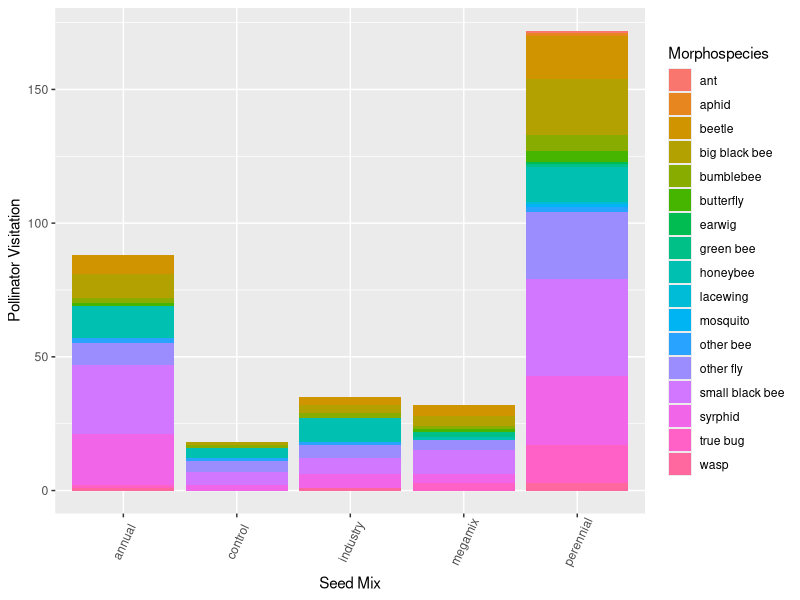
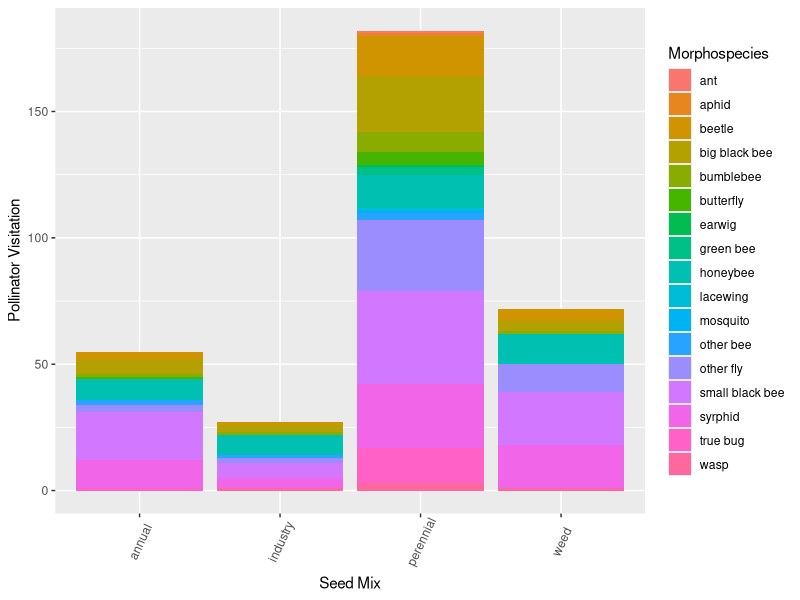
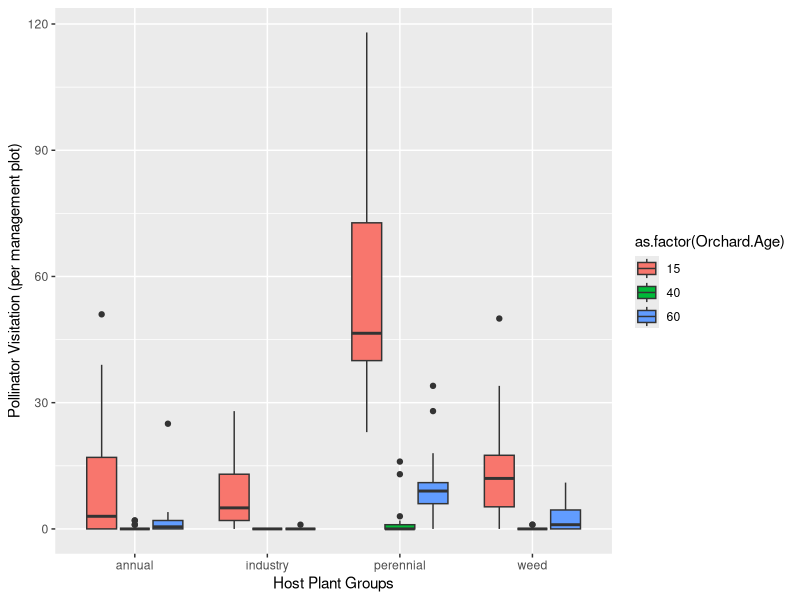

The R source for these figures, in order: (Note: this script raises an error after producing the figures.)
## POLLINATOR THESIS PROJECT FIGURES
## Pollinator visitations by seed mix


## Libraries needed
library(tidyverse)
library(ggplot2)
library(dplyr)

library(nlme)
library(multcomp)

#############################
#############################
#############################
#############################
## Import data
## Clean up column names and columns

observedpollinators <- read.csv("observedpollinators_2021.csv")
names(observedpollinators) <- c ("Month", "Orchard.Age", "Block", "Management", "Seed.Mix", "Host.Plant", "Morphospecies", "Number", "Notes")

#############################
#############################

## First I'll filter the observed pollinator dataset to find total pollinator visits for each seed mix
## I want to count all pollinator visits within a seed mix by each management subplot, and by what
## morphospecies were visiting that seed mix


seedmixabundances <- observedpollinators %>%
  dplyr::select(Orchard.Age, Block, Management, Seed.Mix, Morphospecies, Number) %>%
  group_by(Orchard.Age, Block, Seed.Mix, Management, Morphospecies) %>%
  summarise(Number = sum(Number))

## For graphing this, I want to do a stacked bar plot
ggplot(seedmixabundances, aes(fill=Morphospecies, x=Seed.Mix)) + 
  geom_bar(stat="count", position="stack") +
  theme(axis.text.x = element_text(angle=65, vjust=0.6)) +
  labs(x="Seed Mix", y="Pollinator Visitation")
#############################
#############################
## Graphing version 2: I want to do something similar to what I did with richness
## where I group observations by the actual plant they were observed on, not just seed mix,
## so that I can account for escapee plants.

annualspecies <- c("collomia", "amsinckia", "clarkia", "epilobium", "gilia",
                   "lotus", "plectritis", "sanguisorba", "annual")

perennialspecies <- c("achillea", "agoseris", "lomatium", "potentilla",
                      "prunella", "viola", "geum", "eriophyllum", "perennial")

industryspecies <- c("barley", "oats", "vetch", "clover", "industry")

taxonomicobservations<-observedpollinators%>%
  mutate(seedmix2=ifelse(Host.Plant%in%perennialspecies, "perennial",
                         ifelse(Host.Plant%in%annualspecies, "annual", 
                                ifelse(Host.Plant%in%industryspecies, "industry", 
                                       ifelse(Host.Plant=="weed","weed", Host.Plant)))))%>%
  ungroup()%>%
  group_by(Orchard.Age, Block, Management, Morphospecies, seedmix2)%>%
  summarise(Number = sum(Number))

ggplot(taxonomicobservations, aes(fill=Morphospecies, x=seedmix2)) + 
  geom_bar(stat="count", position="stack") +
  theme(axis.text.x = element_text(angle=65, vjust=0.6)) +
  labs(x="Seed Mix", y="Pollinator Visitation")
#add in a full plot list to account for zeroes
plots <- read.csv("canopy_cover.csv")%>%
  filter(year==2021)%>% #have to do this here
  mutate(seedmix=ifelse(seedmix=="annuals", "annual", ifelse(seedmix=="perennials", "perennial", seedmix)))%>%
  mutate(management=ifelse(management=="scraped", "flailscrape", ifelse(management=="flailed", "flail", "unmanaged")))%>%
   dplyr::select(1:4)
names(plots) <- c("Orchard.Age", "Block", "Management", "Seed.Mix")

newplots<-plots%>%  #convert to species types
  mutate(seedmix2=ifelse(Seed.Mix=="control", "weed", Seed.Mix))%>%
  dplyr::select(-Seed.Mix)%>%
  filter(seedmix2!="megamix")



taxonomicobservations1<-taxonomicobservations%>%
  group_by(Orchard.Age, Block, Management, seedmix2)%>%
  summarize(Number=sum(Number))

taxonomicobservations1<-full_join(newplots, taxonomicobservations1)%>% #need zeroes
  mutate(Number=ifelse(is.na(Number), 0, Number))



ggplot(subset(taxonomicobservations1, seedmix2!="megamix"), aes(x=seedmix2, y=Number)) +
  geom_boxplot(aes(fill=as.factor(Orchard.Age))) +
  labs(x="Host Plant Groups", y="Pollinator Visitation (per management plot)")

#############################
#############################
## Statistics

##First, I want to test if the means are different for total pollinator visitations in each seed mix
## category. I'll create a dataset first of all the visitations (not divided up my morphospecies)
## per seed mix, and then compare the means with the 'aov' function
aov <- aov(Number~seedmix2, data=taxonomicobservations1)
summary(aov)

## Results: P < 0.05, so I'll go ahead with a Tukey test
tukey <- TukeyHSD(aov, conf.level=.95)

## Tukey results: There's a significant difference between the perennial & megamix and perennial & control
## pollinator visitations

#############################
#############################
## Statistics for 'taxonomicobservations'

#seedmixmeans2<-observedpollinators%>%
#  mutate(seedmix2=ifelse(Host.Plant%in%perennialspecies, "perennial",
##                         ifelse(Host.Plant%in%annualspecies, "annual", 
#                                ifelse(Host.Plant%in%industryspecies, "industry", 
 #                                      ifelse(Host.Plant=="weed","weed", Host.Plant)))))%>%
#  ungroup()%>%
#  group_by(Orchard.Age, Block, Management, seedmix2)%>%
#  summarise(Number = sum(Number))


#aov <- aov(Number~seedmix2, data=seedmixmeans2)
#summary(aov)

## Results: P < 0.05, so I'll go ahead with a Tukey test
#tukey2 <- TukeyHSD(aov, conf.level=.95)

## When examining observations by plant species, there is a significant difference between
## perennials and annuals, and perennials and weeds

#############################
#############################
## Statistics for 'taxonomicobservations'
## Including orchard age

aovorchard <- aov(Number~seedmix2*as.factor(Orchard.Age), data=taxonomicobservations1)
tukey3 <- TukeyHSD(aovorchard, conf.level=.95)
smm3<-taxonomicobservations1%>%
 mutate(trt= as.factor(paste(seedmix2, Orchard.Age, sep="_")))%>%
  ungroup()

aov3<-aov(Number~trt, data=smm3)

#COMPACT LETTER DISPLAY
cld(glht(aov3, mcp(trt="Tukey"))) 

#mm<-lme(Number~paste(seedmix2, as.factor(Orchard.Age)), data=seedmixmeans2)
#tuk3<-glht(aovorchard, linft=mcp(func="Tukey"))
#cld(tuk3)

#MM<-lme(lrr~func, random = ~1|site, data = subset(inter, metric=="Shannon"&!is.na(difference)))
#summary(glht(MM, linfct=mcp(func="Tukey")))
#cld(glht(MM, linfct=mcp(func="Tukey")))

#############################
#############################
## Statistics for plants within the perennial seed mix
## From tukey2 and tukey3, it's clear that there's a significant
## difference in pollinator visitations to the species in the perennial seed mix
## as compared to the other seed mixes. So, I'm going to compare the individual
## species to see what stands out.

## Creating the data set for this:
perennialmeans <- observedpollinators%>%
  mutate(seedmix2=ifelse(Host.Plant%in%perennialspecies, "perennial",
                         ifelse(Host.Plant%in%annualspecies, "annual", 
                                ifelse(Host.Plant%in%industryspecies, "industry", 
                                       ifelse(Host.Plant=="weed","weed", Host.Plant)))))%>%
  ungroup()%>%
  group_by(Orchard.Age, Block, Management, seedmix2, Host.Plant)%>%
  summarise(Number = sum(Number)) %>%
  mutate(Host.Plant=as.factor(Host.Plant))%>%
  ungroup()%>%
  spread(Host.Plant, Number, fill=0)
pereninalmeans1<-full_join(newplots, perennialmeans)%>%
  filter(seedmix2!="megamix"&!is.na(seedmix2))%>%
  dplyr::select(-20)%>%
  gather(Host.Plant, Number, 5:19)%>%
  mutate(Number=ifelse(is.na(Number), 0, Number))%>%
  filter(Host.Plant!="barley")%>%
  mutate(Host.Plant=as.factor(Host.Plant))
test<-group_by(pereninalmeans1, Orchard.Age, Host.Plant)%>%
  summarize(test=sum(Number))%>%
  filter(Host.Plant!="barley")

perennialmeans2<-left_join(pereninalmeans1, test)%>%
  filter(test!=0)

#plants with all zeroes not shown
ggplot(perennialmeans2, aes(x=Host.Plant, y=Number)) +
    geom_jitter(size=.5)+geom_boxplot(aes(fill=seedmix2), position="identity") +  facet_grid(~Orchard.Age, scales="fixed")+
    labs(x="Host Plant Species", y="Pollinator Visitation (per management plot)")+
       theme(axis.text.x=element_text(angle = -90, hjust = 0))
  
  
## Stat tests
    
#across all
aovperennials <- aov(Number~Host.Plant, data=pereninalmeans1)
tukey4 <- TukeyHSD(aovperennials, conf.level=.95)
cld(glht(aovperennials, mcp(Host.Plant="Tukey"))) #only achillea significantly higher

#across all
aovperennials.15 <- aov(Number~Host.Plant, data=subset(pereninalmeans1, Orchard.Age==15))
tukey4 <- TukeyHSD(aovperennials, conf.level=.95)
cld(glht(aovperennials.15, mcp(Host.Plant="Tukey"))) #only achillea

#across all
aovperennials.40 <- aov(Number~Host.Plant, data=subset(pereninalmeans1, Orchard.Age==40))
tukey4 <- TukeyHSD(aovperennials, conf.level=.95)
cld(glht(aovperennials.40, mcp(Host.Plant="Tukey"))) #only geum significanlty higher

#across all
aovperennial.60 <- aov(Number~Host.Plant, data=subset(pereninalmeans1, Orchard.Age==60))
tukey4 <- TukeyHSD(aovperennials, conf.level=.95)
cld(glht(aovperennial.60, mcp(Host.Plant="Tukey"))) #only geum sig higher

## Nothing stands out as significant, so I'll do another test within orchard ages
aovperennialorchard <- aov(Number~Host.Plant*as.factor(Orchard.Age), data=perennialmeans)
tukey5 <- TukeyHSD(aovperennialorchard, conf.level=.95)
